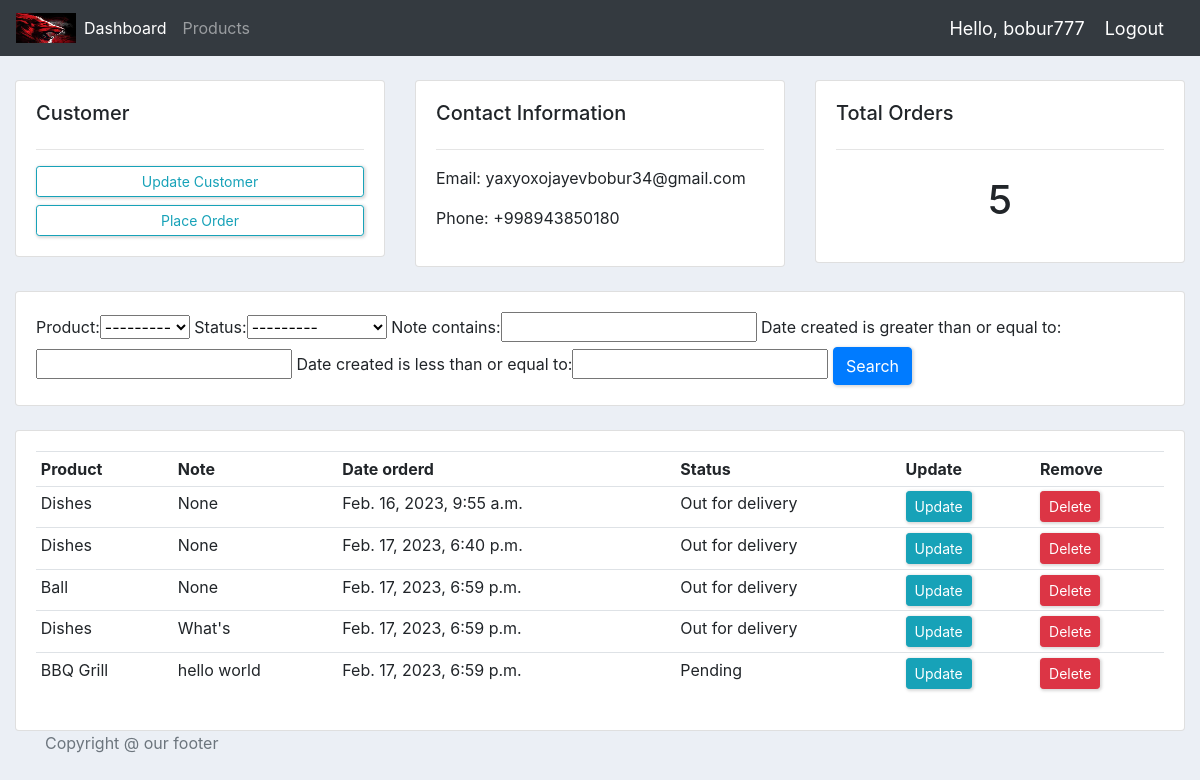
The app's page /customer/1/ (signed in) with its own data.
### accounts/models.py (models this page shows, shortened)
class Customer(models.Model):
    user = models.OneToOneField(User, null=True, on_delete=models.CASCADE)
    name=models.CharField(max_length=200, null=True)
    phone = models.CharField(max_length=200, null=True)
    email = models.CharField(max_length=200, null=True)
    profile_pic=models.ImageField(null=True, blank=True)
    date_created = models.DateTimeField(auto_now_add=True, null=True)

class Order(models.Model):
    STATUS = (
        ('Pending', 'Pending'),
        ('Out for delivery', 'Out for delivery'),
        ('Delivered', 'Delivered'),
    )
    customer = models.ForeignKey(Customer, null=True, on_delete=models.SET_NULL)
    product = models.ForeignKey(Product, null=True, on_delete=models.SET_NULL)
    date_created = models.DateTimeField(auto_now_add=True, null=True)
    status = models.CharField(max_length=200, null=True, choices=STATUS)
    note =models.CharField(max_length=1000, null=True)

class Product(models.Model):
    CATEGORY = (
        ('Indoor', 'Indoor'),
        ('Out Door', 'Out Door'),
    )
    name = models.CharField(max_length=200, null=True)
    price =models.FloatField(null=True)
    category =models.CharField(max_length=200, null=True, choices=CATEGORY)
    description =models.CharField(max_length=200, null=True, blank=True)
    date_created =models.DateTimeField(auto_now_add=True, null=True)
    tags = models.ManyToManyField(Tag)
    def __str__(self):
        return self.name

### accounts/decorators.py (the view)
		def wrapper_func(request, *args, **kwargs):
			group = None
			if request.user.groups.exists():
				group = request.user.groups.all()[0].name
			if group in allowed_roles:
				return view_func(request, *args, **kwargs)
			else:
				return HttpResponse('You are not authorized to view this page')

### accounts/views.py (called while the page is built)
@login_required(login_url='login')
@allowed_users(allowed_roles=['admin'])
def customer(request, pk_test):
	customer = Customer.objects.get(id=pk_test)
	orders = customer.order_set.all()
	order_count = orders.count()
	myFilter = OrderFilter(request.GET, queryset=orders)
	orders = myFilter.qs
	context = {'customer':customer, 'orders':orders, 'order_count':order_count,
	'myFilter':myFilter}
	return render(request, 'accounts/customer.html',context)

### accounts/templates/accounts/customer.html
{% extends 'accounts/main.html' %}
{% block content %}
<br>
<div class="row">
    <div class="col-md">
        <div class="card card-body">
            <h5>Customer</h5>
            <hr>
            <a class="btn btn-outline-info btn-sm btn-block" href="">Update Customer</a>
            <a class="btn btn-outline-info btn-sm btn-block" href="{% url 'create_order' customer.id %}">Place Order</a>
        </div>
    </div>
<div class="col-md">
    <div class="card card-body">
        <h5>Contact Information</h5>
        <hr>
        <p>Email: {{customer.email}}</p>
        <p>Phone: {{customer.phone}}</p>
    </div>
</div>
<div class="col-md">
    <div class="card card-body">
        <h5>
            Total Orders
        </h5>
        <hr>
        <h1 style="text-align: center;padding: 10px;">{{order_count}}</h1>
    </div>
</div>
</div>
<br>
<div class="row">
    <div class="col">
        <div class="card card-body">
            <form method="get">
                {{myFilter.form}}
                <button class="btn btn-primary" type="submit">Search</button>
            </form>
        </div>
    </div>
</div>
<br>
<div class="row">
    <div class="col-md">
        <div class="card card-body">
            <table class="table table-sm">
                <tr><th>Product</th>
                <th>Note</th>
                <th>Date orderd</th>
                <th>Status</th>
                <th>Update</th>
                <th>Remove</th>
            </tr>
            {% for order in orders %}
            <tr>
                <td>{{order.product}}</td>
                <td>{{order.note}}</td>
                <td>{{order.date_created}}</td>
                <td>{{order.status}}</td>
                <td><a class="btn btn-sm btn-info" href="{% url 'update_order' order.id %}">Update</a></td>
                <td><a class="btn btn-sm btn-danger" href="{% url 'delete_order' order.id %}">Delete</a></td>
            </tr>
            {% endfor %}
            </table>
        </div>
    </div>
</div>
{% endblock content %}

### accounts/templates/accounts/navbar.html (shortened to what this page needs)
{% load static %}
<!DOCTYPE html>
<html lang="en">
<head>
    <link rel="stylesheet" href="{% static 'css/style.css' %}" />
    <link rel="stylesheet" href="https://cdn.jsdelivr.net/npm/bootstrap@4.0.0/dist/css/bootstrap.min.css">
    <link rel="stylesheet" type="text/css" href="{% static '/css/main.css' %}">
</head>
<nav class="navbar navbar-expand-lg navbar-dark bg-dark">
<img src="{% static 'images/index.jpeg' %}" style="width: 60px; height: 30px;"/>
    <div class="collapse navbar-collapse" id="navbarNavAltMarkup">
      <div class="navbar-nav">
        {% if request.user.is_staff %}
        <a class="nav-item nav-link active" href="{% url 'home' %}">Dashboard</a>
        <a class="nav-item nav-link" href="{% url 'products' %}">Products</a>
        {% endif %}
      </div>
    </div>
    <span class="hello-msg">Hello, {{request.user}} </span>
    <span>
      <a class="hello-msg" href="{% url 'logout' %}">
 Logout
    </a>
  </span>
  </nav>

### static/css/main.css (style rules this page uses)
body { background-color: #ebeff5; }

### static/css/style.css (style rules this page uses)
.btn { background-color: transparent; border: none; display: inline-flex; align-items: center; gap: 1rem; cursor: pointer; transition: all ease-in-out 0.3s; padding: 1rem 2rem; border-radius: 5px; box-shadow: 1px 1px 3px 1px rgba(0, 0, 0, 0.15); font-weight: 500; }
.hello-msg { color: #fff; font-size: 18px; margin-right: 20px; }

### records on screen
Customer: email "yaxyoxojayevbobur34@gmail.com", phone "+998943850180"
Order: product "Dishes", note "None", date_created "Feb. 16, 2023, 9:55 a.m.", status "Out for delivery"
Order: product "Dishes", note "None", date_created "Feb. 17, 2023, 6:40 p.m.", status "Out for delivery"
Order: product "Ball", note "None", date_created "Feb. 17, 2023, 6:59 p.m.", status "Out for delivery"
Order: product "Dishes", note "What's", date_created "Feb. 17, 2023, 6:59 p.m.", status "Out for delivery"
Order: product "BBQ Grill", note "hello world", date_created "Feb. 17, 2023, 6:59 p.m.", status "Pending"

### other values on screen
{{ request.user }} "bobur777"
{{ order_count }} "5"
